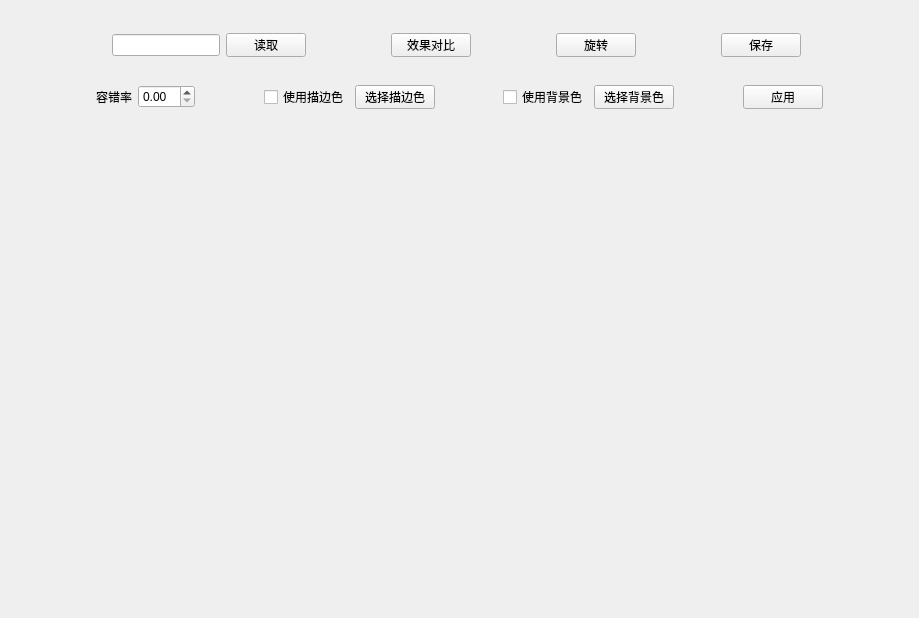
<?xml version="1.0" encoding="UTF-8"?>
<ui version="4.0">
 <class>Widget</class>
 <widget class="QWidget" name="Widget">
  <property name="geometry">
   <rect>
    <x>0</x>
    <y>0</y>
    <width>919</width>
    <height>618</height>
   </rect>
  </property>
  <property name="windowTitle">
   <string>Widget</string>
  </property>
  <layout class="QVBoxLayout" name="verticalLayout">
   <item>
    <widget class="QWidget" name="widgetControlArea" native="true">
     <property name="maximumSize">
      <size>
       <width>16777215</width>
       <height>120</height>
      </size>
     </property>
     <layout class="QVBoxLayout" name="verticalLayout_2">
      <item>
       <widget class="QWidget" name="widgetControlMain" native="true">
        <layout class="QHBoxLayout" name="horizontalLayout">
         <item>
          <spacer name="horizontalSpacer">
           <property name="orientation">
            <enum>Qt::Horizontal</enum>
           </property>
           <property name="sizeHint" stdset="0">
            <size>
             <width>40</width>
             <height>20</height>
            </size>
           </property>
          </spacer>
         </item>
         <item>
          <widget class="QLineEdit" name="lineEditFileName"/>
         </item>
         <item>
          <widget class="QPushButton" name="pushButtonReadFile">
           <property name="text">
            <string>读取</string>
           </property>
          </widget>
         </item>
         <item>
          <spacer name="horizontalSpacer_3">
           <property name="orientation">
            <enum>Qt::Horizontal</enum>
           </property>
           <property name="sizeHint" stdset="0">
            <size>
             <width>40</width>
             <height>20</height>
            </size>
           </property>
          </spacer>
         </item>
         <item>
          <widget class="QPushButton" name="pushButtonCompare">
           <property name="text">
            <string>效果对比</string>
           </property>
          </widget>
         </item>
         <item>
          <spacer name="horizontalSpacer_10">
           <property name="orientation">
            <enum>Qt::Horizontal</enum>
           </property>
           <property name="sizeHint" stdset="0">
            <size>
             <width>40</width>
             <height>20</height>
            </size>
           </property>
          </spacer>
         </item>
         <item>
          <widget class="QPushButton" name="pushButtonTransform">
           <property name="text">
            <string>旋转</string>
           </property>
          </widget>
         </item>
         <item>
          <spacer name="horizontalSpacer_8">
           <property name="orientation">
            <enum>Qt::Horizontal</enum>
           </property>
           <property name="sizeHint" stdset="0">
            <size>
             <width>40</width>
             <height>20</height>
            </size>
           </property>
          </spacer>
         </item>
         <item>
          <widget class="QPushButton" name="pushButtonSaveFile">
           <property name="text">
            <string>保存</string>
           </property>
          </widget>
         </item>
         <item>
          <spacer name="horizontalSpacer_2">
           <property name="orientation">
            <enum>Qt::Horizontal</enum>
           </property>
           <property name="sizeHint" stdset="0">
            <size>
             <width>85</width>
             <height>20</height>
            </size>
           </property>
          </spacer>
         </item>
        </layout>
       </widget>
      </item>
      <item>
       <widget class="QWidget" name="widgetControlArgument" native="true">
        <layout class="QHBoxLayout" name="horizontalLayout_2">
         <item>
          <spacer name="horizontalSpacer_4">
           <property name="orientation">
            <enum>Qt::Horizontal</enum>
           </property>
           <property name="sizeHint" stdset="0">
            <size>
             <width>40</width>
             <height>20</height>
            </size>
           </property>
          </spacer>
         </item>
         <item>
          <widget class="QLabel" name="labelAllowRate">
           <property name="text">
            <string>容错率</string>
           </property>
          </widget>
         </item>
         <item>
          <widget class="QDoubleSpinBox" name="doubleSpinBoxAllowRate"/>
         </item>
         <item>
          <spacer name="horizontalSpacer_6">
           <property name="orientation">
            <enum>Qt::Horizontal</enum>
           </property>
           <property name="sizeHint" stdset="0">
            <size>
             <width>40</width>
             <height>20</height>
            </size>
           </property>
          </spacer>
         </item>
         <item>
          <widget class="QCheckBox" name="checkBoxUseBorderColor">
           <property name="text">
            <string>使用描边色</string>
           </property>
          </widget>
         </item>
         <item>
          <widget class="QPushButton" name="pushButtonSelectBorderColor">
           <property name="text">
            <string>选择描边色</string>
           </property>
          </widget>
         </item>
         <item>
          <spacer name="horizontalSpacer_7">
           <property name="orientation">
            <enum>Qt::Horizontal</enum>
           </property>
           <property name="sizeHint" stdset="0">
            <size>
             <width>40</width>
             <height>20</height>
            </size>
           </property>
          </spacer>
         </item>
         <item>
          <widget class="QCheckBox" name="checkBoxUseBackColor">
           <property name="text">
            <string>使用背景色</string>
           </property>
          </widget>
         </item>
         <item>
          <widget class="QPushButton" name="pushButtonSelectBackColor">
           <property name="text">
            <string>选择背景色</string>
           </property>
          </widget>
         </item>
         <item>
          <spacer name="horizontalSpacer_5">
           <property name="orientation">
            <enum>Qt::Horizontal</enum>
           </property>
           <property name="sizeHint" stdset="0">
            <size>
             <width>40</width>
             <height>20</height>
            </size>
           </property>
          </spacer>
         </item>
         <item>
          <widget class="QPushButton" name="pushButtonApply">
           <property name="text">
            <string>应用</string>
           </property>
          </widget>
         </item>
         <item>
          <spacer name="horizontalSpacer_9">
           <property name="orientation">
            <enum>Qt::Horizontal</enum>
           </property>
           <property name="sizeHint" stdset="0">
            <size>
             <width>40</width>
             <height>20</height>
            </size>
           </property>
          </spacer>
         </item>
        </layout>
       </widget>
      </item>
     </layout>
    </widget>
   </item>
   <item>
    <widget class="QWidget" name="widgetPaintArea" native="true"/>
   </item>
  </layout>
 </widget>
 <layoutdefault spacing="6" margin="11"/>
 <resources/>
 <connections/>
</ui>
